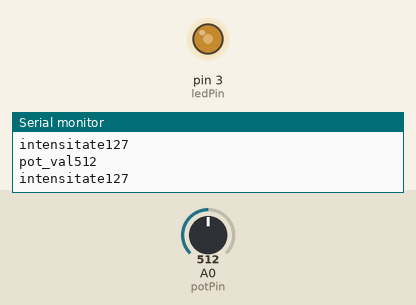
Simulated run of this sketch. Board: Arduino Uno, built with avr-gcc and run on an emulated ATmega328P. Parts: output pins drawn as LEDs (lit = HIGH), the last lines printed to the serial monitor. Inputs (shaded band) come from the test bench; at power-on: A0 (potPin) = 512.

Above: at 1.2 s.
1.3 s: A0 (potPin) set to 716
At 2.1 s:
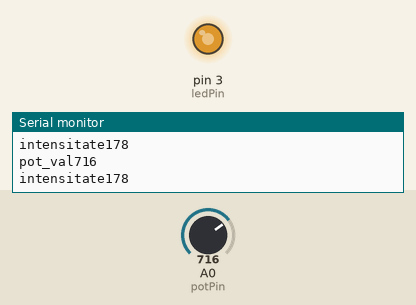
2.8 s: A0 (potPin) set to 900
At 3.6 s:
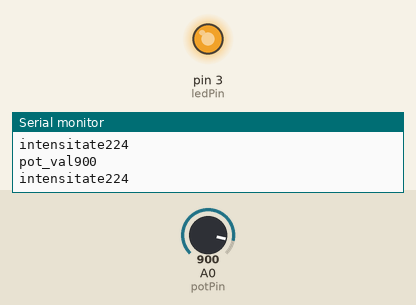
4.3 s: A0 (potPin) set to 122
At 5.1 s:
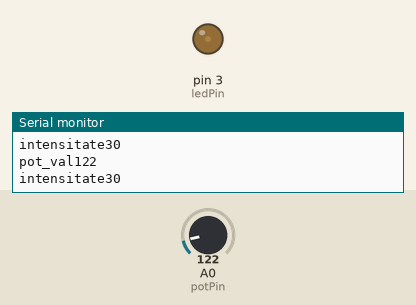
5.8 s: A0 (potPin) set to 0
At 6.5 s:
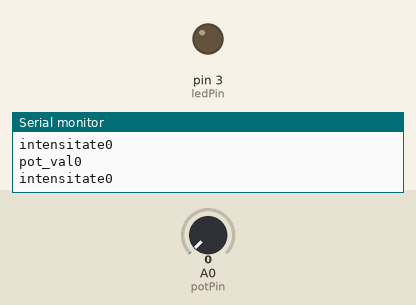
7.3 s: A0 (potPin) set to 511
At 8.0 s:
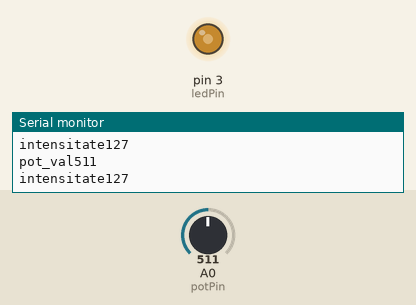
Timing chart, 0 to 9.8 s (numbered marks = the images above; inputs shaded):
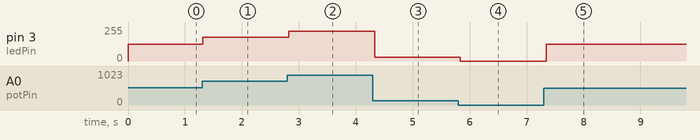

The sketch:

Pot_LED.ino
```cpp
const int potPin = A0;
const int ledPin = 3;

void setup() {
  // put your setup code here, to run once:
  pinMode(ledPin, OUTPUT);
  Serial.begin(9600);
  Serial.println("Potentiometru + LED");
}

void loop() {
  // put your main code here, to run repeatedly:
  int pot_val = analogRead(potPin);

  int intensitate = map(pot_val, 0, 1023, 0, 255);

  analogWrite(ledPin, intensitate);

  Serial.print("pot_val"); Serial.println(pot_val);
  Serial.print("intensitate"); Serial.println(intensitate);

  delay(100);
}
```

Measured:
- after the input at 1.3 s, pin 3 (ledPin): 127/255 → 178/255 at once
- after the input at 2.8 s, pin 3 (ledPin): 178/255 → 224/255 at once
- after the input at 4.3 s, pin 3 (ledPin): 224/255 → 30/255 at once
- after the input at 5.8 s, pin 3 (ledPin): 30/255 → 0/255 at once
- after the input at 7.3 s, pin 3 (ledPin): 0/255 → 127/255 after 0.05 s
